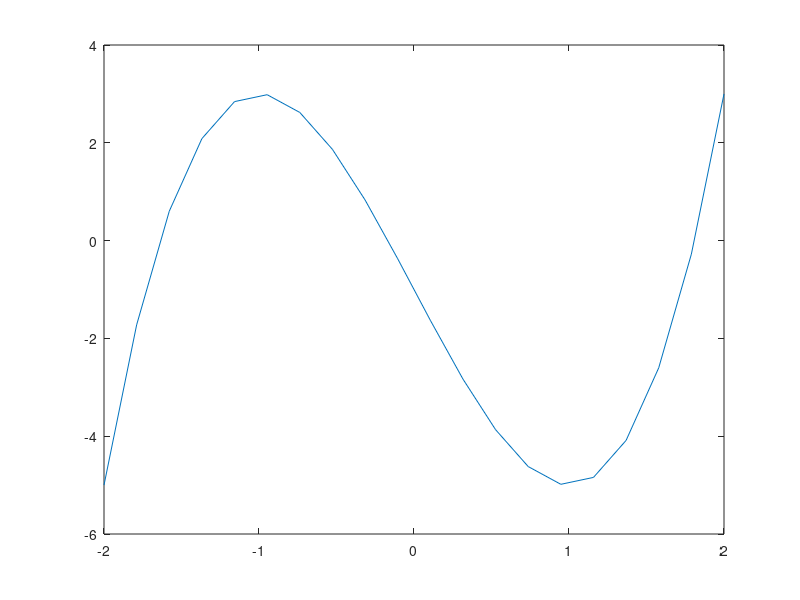

Source code (MATLAB): (Note: this script raises an error after producing the figure.)
% (a)
%%%%%%%%%%%%%%%%%%%%%%%%%%%%%%%%%%%%%%%%%
x = linspace(-2,2,20);
y = 2*power(x,3) - 6*x - 1;
plot(x,y);

% Roots in [-2,-1], [-1,0], and [1,2]
syms x;
f(x) = 2*x^3 - 6*x - 1;
a1 = bisectionMethod(f,-2,-1,6);
a2 = bisectionMethod(f,-1,0,6);
a3 = bisectionMethod(f,1,2,6);

% (b)
%%%%%%%%%%%%%%%%%%%%%%%%%%%%%%%%%%%%%%%%%
x = linspace(-2,1,20);
y = exp(x-2)+power(x,3)-x;
figure
plot(x,y);

% Roots in [-2,-1], [-.5,.5], and [.5,1.5]
syms x;
f(x) = exp(x-2) + x^3 - x;
b1 = bisectionMethod(f,-2,-1,6);
b2 = bisectionMethod(f,-.5,.5,6);
b3 = bisectionMethod(f,.5,1.5,6);

% (c)
%%%%%%%%%%%%%%%%%%%%%%%%%%%%%%%%%%%%%%%%%
x = linspace(-1,1,20);
y = 1 + 5*x - 6*power(x,3) - exp(2*x);
figure;
plot(x,y);

%Roots in [-1.5,-0.5], [-0.75,0.25], [0.25, 1.25]
syms x;
f(x) = 1+ 5*x - 6*x^3 - exp(2*x);
c1 = bisectionMethod(f,-1.5,-.5,6);
c2 = bisectionMethod(f,-.75,.25,6);
c3 = bisectionMethod(f,.25,1.25,6);


%Displaying answers
display(strcat('Roots for (a) : ',a1,', ',a2,', ',a3));
display(strcat('Roots for (b) : ',b1,', ',b2,', ',b3));
display(strcat('Roots for (c) : ',c1,', ',num2str(c2),', ',c3));

